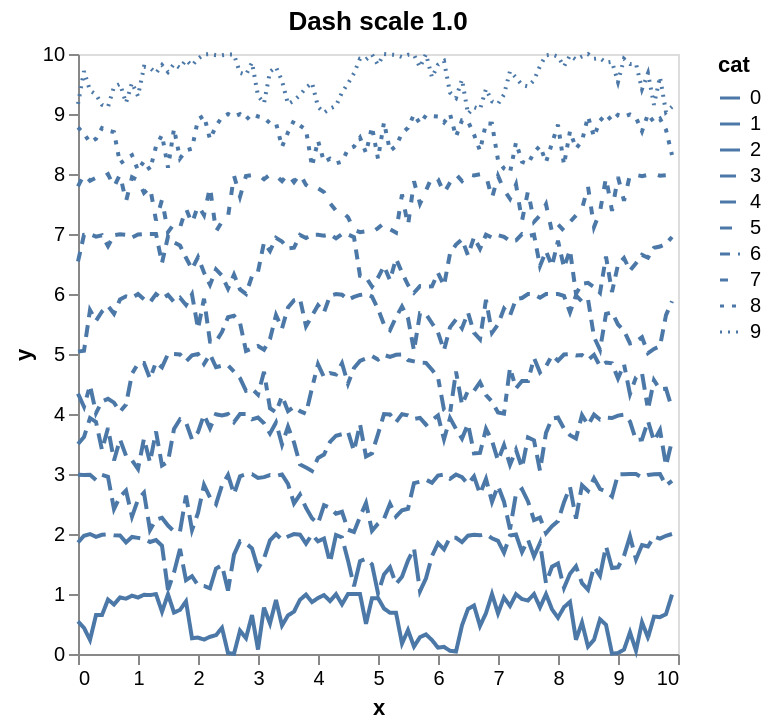

The specification (Vega-Lite) saved for this image:
### Vega-Lite specification from a JSON file in a GitHub repository (floating-point values rounded to 4 significant figures)
{"$schema": "https://vega.github.io/schema/vega-lite/v5.json", "data": {"sequence": {"as": "x0", "start": 0, "step": 0.1, "stop": 100}}, "encoding": {"strokeDash": {"field": "cat", "scale": {"domain": [0, 1, 2, 3, 4, 5, 6, 7, 8, 9], "range": [[1, 0], [16, 4], [10, 4], [8, 4], [8, 4, 4, 4], [6, 4], [5, 4], [4, 6], [2, 4], [1, 3]]}, "type": "ordinal"}, "x": {"axis": {"grid": false}, "field": "x", "type": "quantitative"}, "y": {"axis": {"grid": false}, "field": "y", "type": "quantitative"}}, "height": 300, "mark": "line", "title": "Dash scale 1.0", "transform": [{"as": "y0", "calculate": "abs(sin(datum.x0+random()))"}, {"as": "x", "calculate": "datum.x0 %10"}, {"as": "cat", "calculate": "floor(datum.x0 / 10)"}, {"as": "y", "calculate": "datum.y0 + datum.cat"}], "width": 300}
